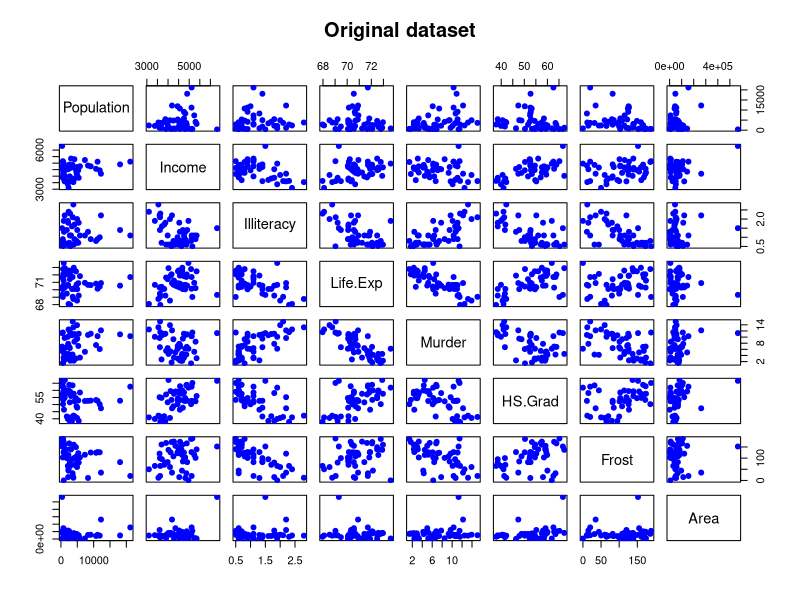
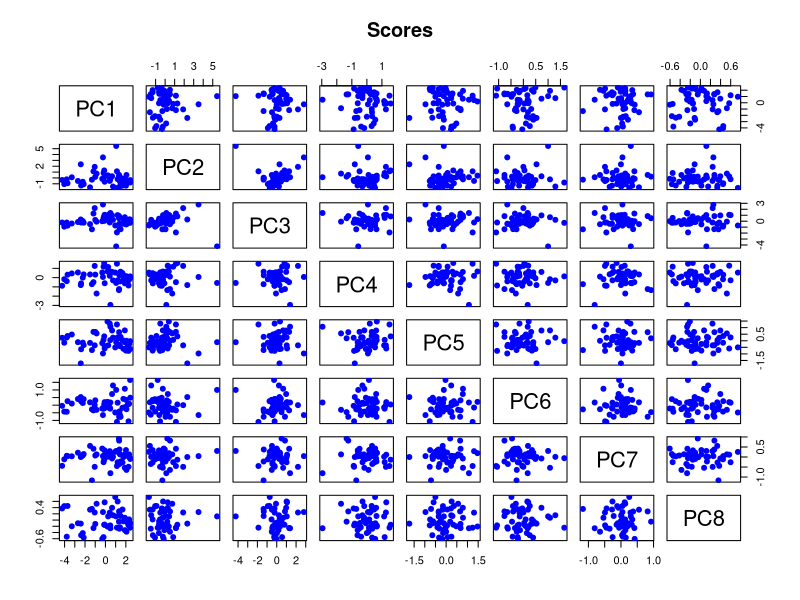
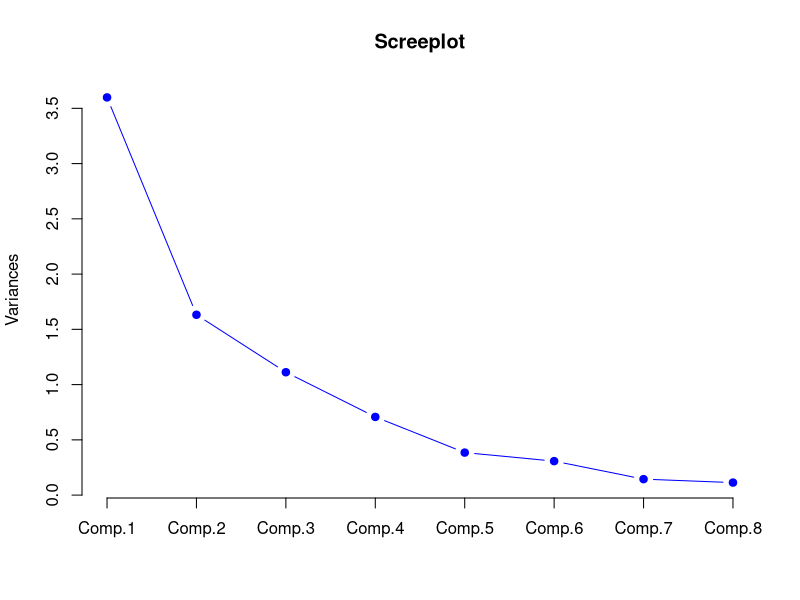
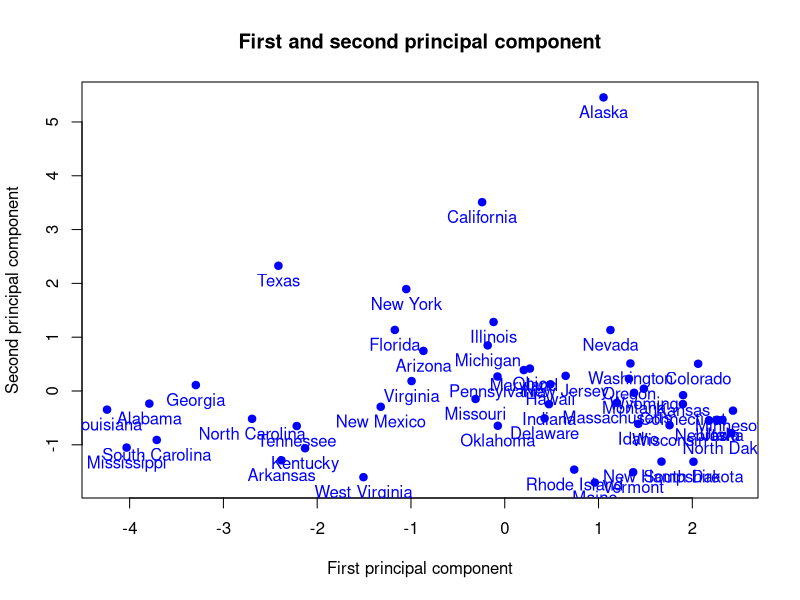
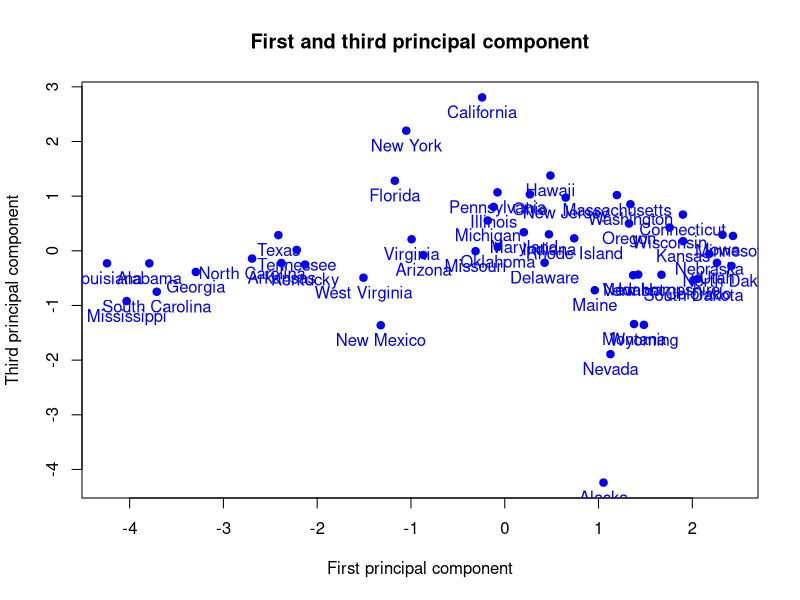
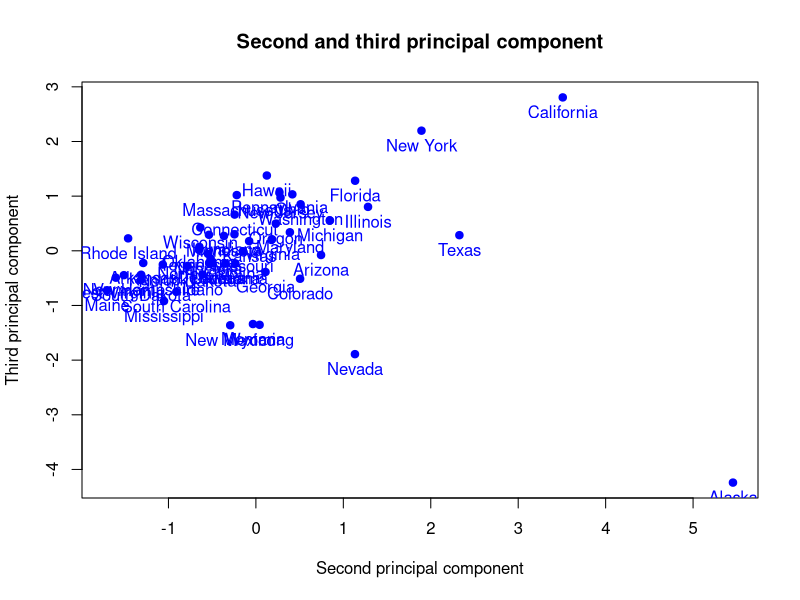

Recreate these plots in R, in order.

##################################################################################################################
##################################################################################################################
# Componentes Principales
##################################################################################################################
##################################################################################################################

##################################################################################################################
# Cargamos el dataset state.x77
##################################################################################################################

X <- as.data.frame(state.x77)
X

##################################################################################################################
# Como podemos ver algunas de las variables tienen espacios en sus nombres, as? que vamos a redefinir estos nombres.
##################################################################################################################

colnames(X)[4] = "Life.Exp"
colnames(X)[6] = "HS.Grad"

##################################################################################################################
# Definimos n y p el numero de estados y el numero de variables
##################################################################################################################

dim(X)
n <- dim(X)[1]
n
p <- dim(X)[2]
p

##################################################################################################################
# Graficamos las variables originales
##################################################################################################################

pairs(X,col="blue",pch=19,main="Original dataset")

##################################################################################################################
# Calcular la media muestral y la matriz de covarianza muestral
##################################################################################################################

mu <- colMeans(X)
mu
S <- cov(X)
S

##################################################################################################################
# Obtener los componentes principales en base a la matriz de covarianza muestral
##################################################################################################################

eS <- eigen(S)
eS

eigen.val <- eS$values # Auto-valores
eigen.val
eigen.vec <- eS$vectors # Auto-vectores
eigen.vec
prop.var <- eigen.val / sum(eigen.val) # Proporcion de variabilidad
prop.var
prop.var.accum <- cumsum(eigen.val) / sum(eigen.val) # Proporcion de variabilidad acumulada
prop.var.accum

##################################################################################################################
# Obtener los componentes principales en base a la matriz de correlaciones muestrales
##################################################################################################################

R <- cor(X)
eR <- eigen(R)
eR

eigen.val <- eR$values # Auto-valores
eigen.val
eigen.vec <- eR$vectors # Auto-vectores
eigen.vec
prop.var <- eigen.val / sum(eigen.val) # Proporcion de variabilidad
prop.var
prop.var.accum <- cumsum(eigen.val) / sum(eigen.val) # Proporcion de variabilidad acumulada
prop.var.accum

mean(eigen.val) # media de los auto-valores

##################################################################################################################
# Obtener los scores
##################################################################################################################

ones <- matrix(rep(1,n),nrow=n,ncol=1)
X.cen <- as.matrix(X) - ones %*% mu
X.cen

Dx <- diag(diag(S))
Dx

Y <- X.cen %*% solve(Dx)^(1/2)
Y

scores <- Y %*% eigen.vec
colnames(scores) <- c("PC1","PC2","PC3","PC4","PC5","PC6","PC7","PC8")
scores

##################################################################################################################
# Graficar los scores
##################################################################################################################

pairs(scores,main="Scores",col="blue",pch=19)

##################################################################################################################
# Screeplot
##################################################################################################################

screeplot(princomp(X,cor=T),main="Screeplot",col="blue",type="lines",pch=19)
#cor: a logical value indicating whether the calculation should use the correlation matrix or the covariance matrix.

##################################################################################################################
# Graficar los scores
##################################################################################################################

plot(scores[,1:2],xlab="First principal component",ylab="Second principal component",col="blue",pch=19,
     main="First and second principal component")
text(scores[,1:2],labels=rownames(X),pos = 1,col="blue")

plot(scores[,c(1,3)],xlab="First principal component",ylab="Third principal component",col="blue",pch=19,
     main="First and third principal component")
text(scores[,c(1,3)],labels=rownames(X),pos = 1,col="blue")

plot(scores[,2:3],xlab="Second principal component",ylab="Third principal component",col="blue",pch=19,
     main="Second and third principal component")
text(scores[,2:3],labels=rownames(X),pos = 1,col="blue")

##################################################################################################################
# Correlacion entre los componentes principales y la variables originales 
##################################################################################################################

Corr <- diag(eigen.val[1:3]^(1/2)) %*% t(eigen.vec[,1:3])
Corr
